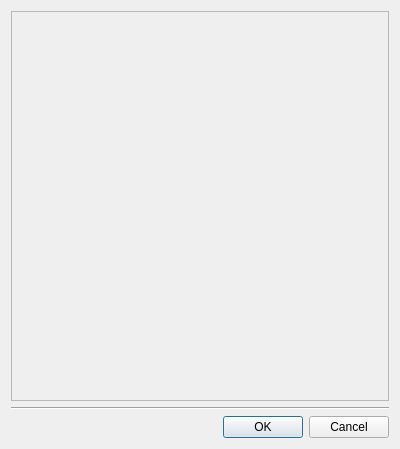
<?xml version="1.0" encoding="UTF-8"?>
<ui version="4.0">
 <class>MultipleLayoutSelectionDialog</class>
 <widget class="QDialog" name="MultipleLayoutSelectionDialog">
  <property name="geometry">
   <rect>
    <x>0</x>
    <y>0</y>
    <width>400</width>
    <height>449</height>
   </rect>
  </property>
  <property name="windowTitle">
   <string>Select Layouts</string>
  </property>
  <layout class="QVBoxLayout" name="verticalLayout">
   <item>
    <widget class="nx::vms::client::desktop::FilteredResourceViewWidget" name="filteredResourceViewWidget">
     <property name="sizePolicy">
      <sizepolicy hsizetype="Preferred" vsizetype="MinimumExpanding">
       <horstretch>0</horstretch>
       <verstretch>0</verstretch>
      </sizepolicy>
     </property>
    </widget>
   </item>
   <item>
    <widget class="Line" name="line">
     <property name="orientation">
      <enum>Qt::Horizontal</enum>
     </property>
    </widget>
   </item>
   <item>
    <layout class="QHBoxLayout" name="horizontalLayout">
     <property name="leftMargin">
      <number>16</number>
     </property>
     <item>
      <widget class="QDialogButtonBox" name="buttonBox">
       <property name="standardButtons">
        <set>QDialogButtonBox::Cancel|QDialogButtonBox::Ok</set>
       </property>
      </widget>
     </item>
    </layout>
   </item>
  </layout>
 </widget>
 <customwidgets>
  <customwidget>
   <class>nx::vms::client::desktop::FilteredResourceViewWidget</class>
   <extends>QScrollArea</extends>
   <header>nx/vms/client/desktop/resource_dialogs/details/filtered_resource_view_widget.h</header>
   <container>1</container>
  </customwidget>
 </customwidgets>
 <resources/>
 <connections/>
</ui>
